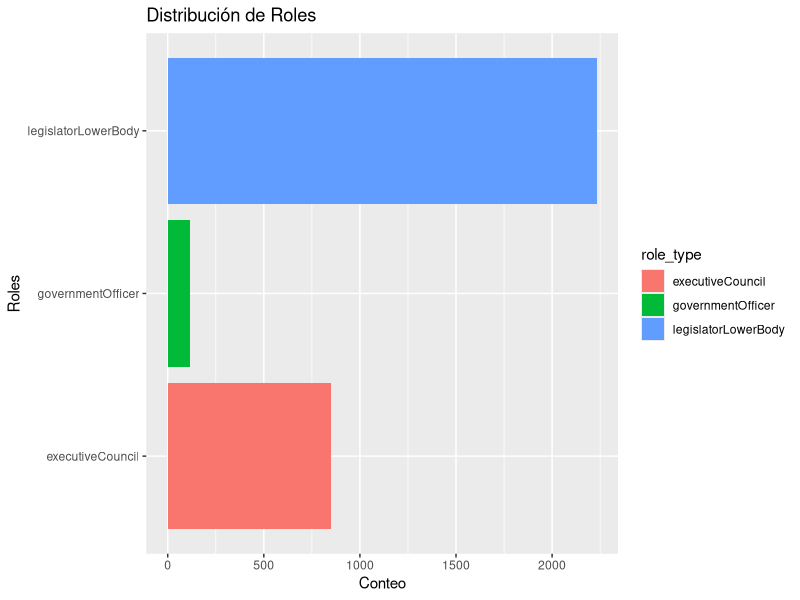
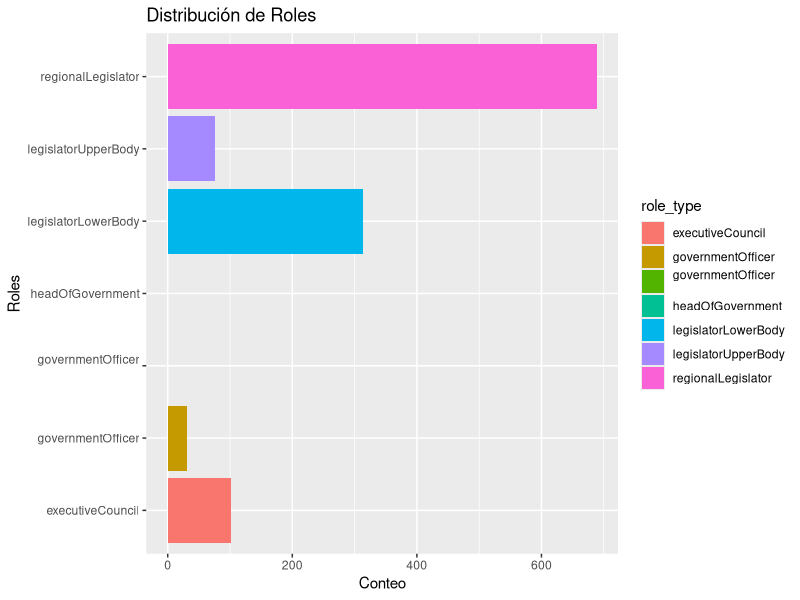
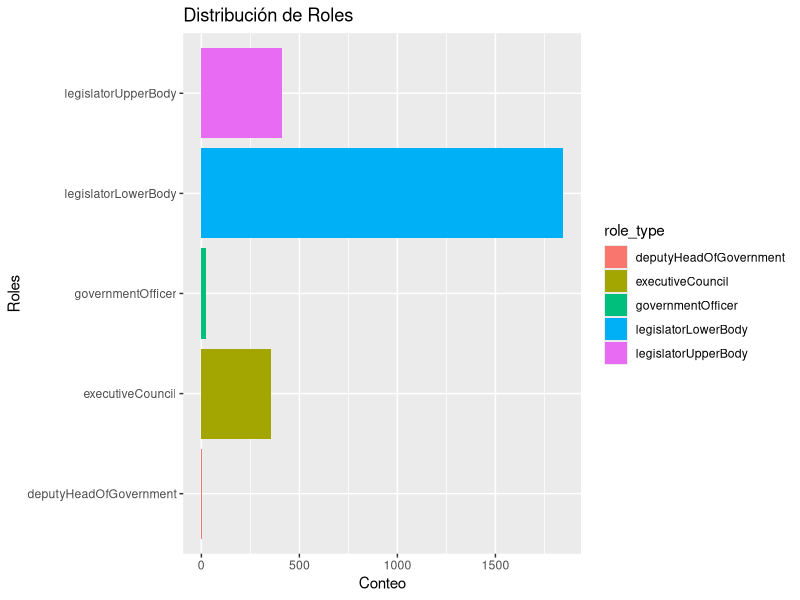
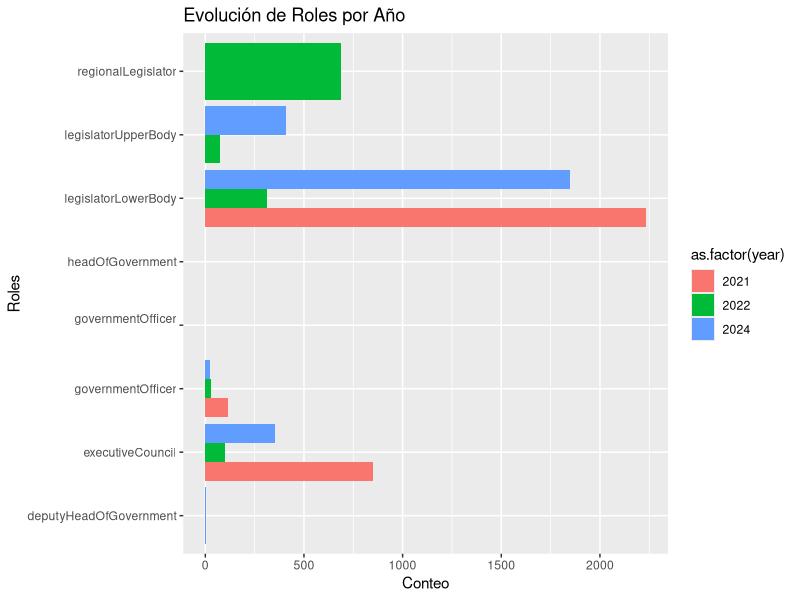

Generate these figures, in order, with R:
## EDA 

# Libraries
library(tidyverse)
library(knitr)
library(kableExtra)


# Data
data_2021 <- read.csv("data/Elecciones MX 2021 - Captura - TODOS.csv") %>% filter(!is.null(person_id)) %>% filter(person_id!="NA")
data_2024 <- read.csv("data/Elecciones MX 2024 - Captura - Captura.csv") %>% filter(!is.null(person_id)) %>% filter(person_id!="NA")
data_2022 <- read.csv("data/Gobernantes MX 2022 - Captura - TODOS.csv") %>% filter(!is.null(person_id)) %>% filter(person_id!="NA")


# Data look
data_2021 %>% glimpse()
data_2024 %>% glimpse()
data_2022 %>% glimpse()

# Rows
nrow(data_2021)
nrow(data_2022)
nrow(data_2024)

# Columns
data_2021 %>% colnames()
data_2024 %>% colnames()
data_2022 %>% colnames()

# Summary
summary(data_2021)
summary(data_2024)
summary(data_2022)

# Count by role_type
data_2021 %>% count(role_type)
data_2024 %>% count(role_type)
data_2022 %>% count(role_type)

# Plots
data_2021 %>% 
  count(role_type) %>% 
  ggplot(aes(x = role_type, y = n, fill = role_type)) +
  geom_col() +
  coord_flip() +
  labs(title = "Distribución de Roles", x = "Roles", y = "Conteo")


data_2022 %>% 
  count(role_type) %>% 
  ggplot(aes(x = role_type, y = n, fill = role_type)) +
  geom_col() +
  coord_flip() +
  labs(title = "Distribución de Roles", x = "Roles", y = "Conteo")


data_2024 %>% 
    count(role_type) %>% 
    ggplot(aes(x = role_type, y = n, fill = role_type)) +
    geom_col() +
    coord_flip() +
    labs(title = "Distribución de Roles", x = "Roles", y = "Conteo")

# Comparing roles
roles_2021 <- data_2021 %>% count(role_type)
roles_2024 <- data_2024 %>% count(role_type)
roles_2022 <- data_2022 %>% count(role_type)

combined_roles <- bind_rows(
  roles_2021 %>% mutate(year = 2021),
  roles_2022 %>% mutate(year = 2022),
  roles_2024 %>% mutate(year = 2024)
)

ggplot(combined_roles, aes(x = role_type, y = n, fill = as.factor(year))) +
  geom_col(position = "dodge") +
  coord_flip() +
  labs(title = "Evolución de Roles por Año", x = "Roles", y = "Conteo")


# NA values %
sapply(data_2021, function(x) sum(is.na(x)) / length(x)) * 100
sapply(data_2024, function(x) sum(is.na(x)) / length(x)) * 100
sapply(data_2022, function(x) sum(is.na(x)) / length(x)) * 100

library(dplyr)
library(knitr)
library(kableExtra)

# Calculating the percentage of NA values for each column
na_2021 <- sapply(data_2021, function(x) sum(is.na(x)) / length(x) * 100)
na_2024 <- sapply(data_2024, function(x) sum(is.na(x)) / length(x) * 100)
na_2022 <- sapply(data_2022, function(x) sum(is.na(x)) / length(x) * 100)

# Convert the results to data frames
na_df_2021 <- data.frame(Column = names(na_2021), `2021` = na_2021)
na_df_2024 <- data.frame(Column = names(na_2024), `2024` = na_2024)
na_df_2022 <- data.frame(Column = names(na_2022), `2022` = na_2022)

# Join the data frames 
na_comparison_df <- reduce(list(na_df_2021, na_df_2022, na_df_2024), full_join, by = "Column")

# Print the table
pretty_na_table <- kable(na_comparison_df, format = "html", booktabs = TRUE, caption = "Percentage of NA Values by Year and Column") %>%
  kable_styling(bootstrap_options = c("striped", "hover", "condensed"), full_width = F) %>%
  row_spec(0, bold = TRUE, background = "#D3D3D3")  # Resaltar el encabezado de la tabla

pretty_na_table

# Identify common columns
common_columns <- list(data_2021, data_2024, data_2022) %>%
  lapply(names) %>%
  reduce(intersect)
print(common_columns)


#Data cleaning

data_2021 %>% colnames()

data_2021$full_name %>% str_replace_all(" ", "_") %>% str_to_lower() %>% str_replace_all("á", "a") %>% str_replace_all("é", "e") %>% str_replace_all("í", "i") %>% str_replace_all("ó", "o") %>% str_replace_all("ú", "u") %>% str_replace_all("ñ", "n") %>% str_replace_all("ü", "u")
